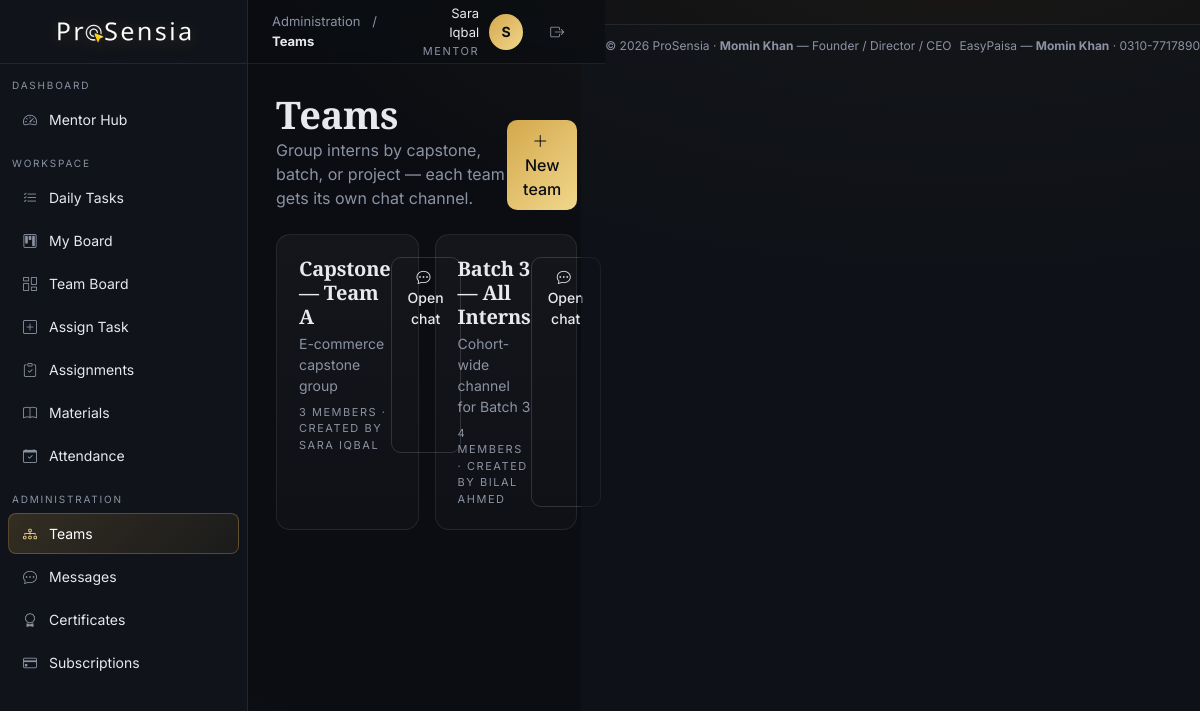
/shared/teams.php (signed in), run on an earlier commit of the app's database.
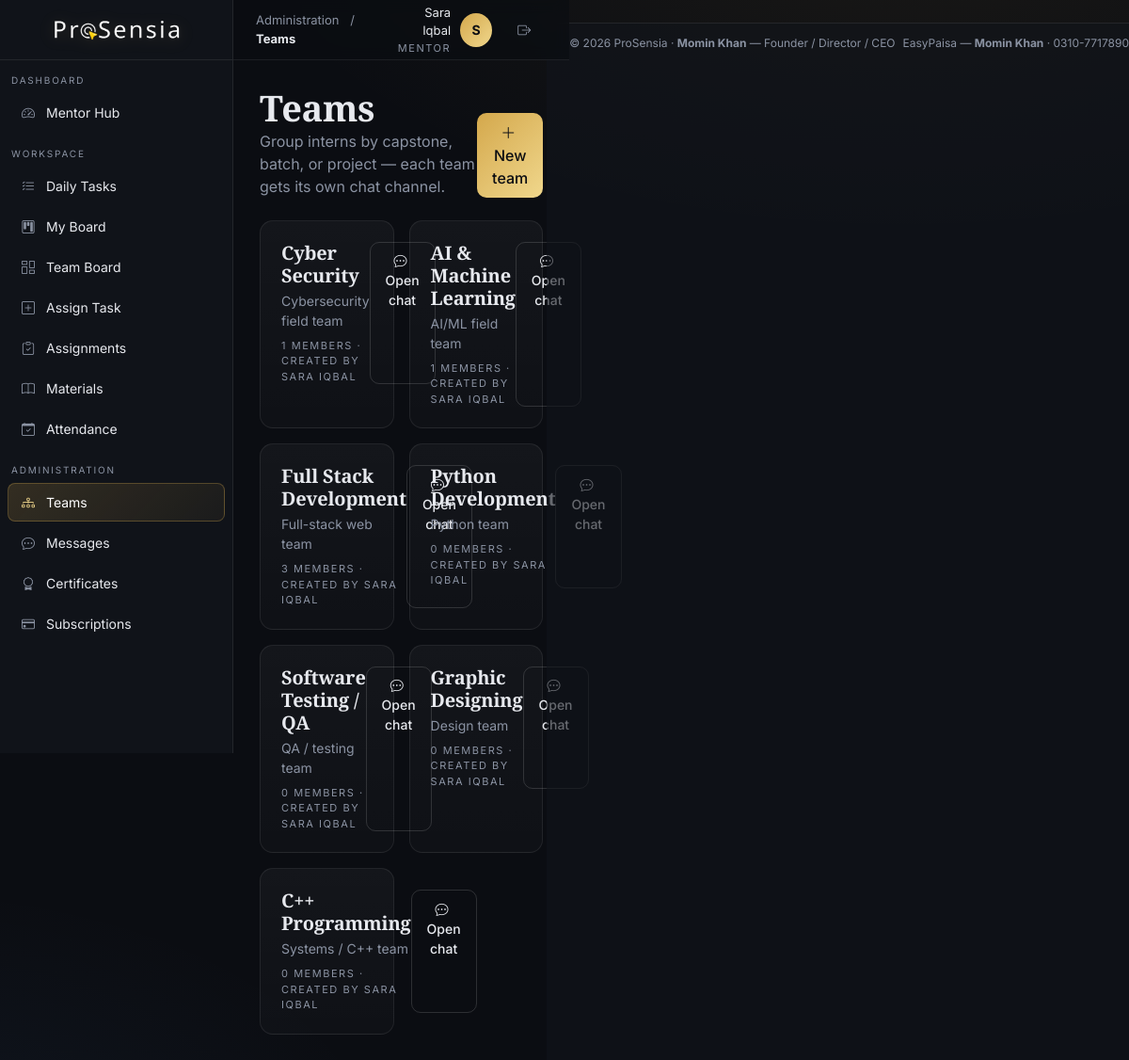
And on a later commit of the database.
### tables this page shows
CREATE TABLE teams (
  id INT AUTO_INCREMENT PRIMARY KEY,
  name VARCHAR(120) NOT NULL, description TEXT,
  created_by INT, created_at TIMESTAMP DEFAULT CURRENT_TIMESTAMP,
  FOREIGN KEY (created_by) REFERENCES users(id) ON DELETE SET NULL
);

CREATE TABLE users (
  id INT AUTO_INCREMENT PRIMARY KEY,
  name VARCHAR(120) NOT NULL,
  email VARCHAR(160) NOT NULL UNIQUE,
  password VARCHAR(255) NOT NULL,
  role ENUM('super_admin','management','mentor','intern') NOT NULL,
  status ENUM('pending','active','inactive','rejected') DEFAULT 'pending',
  created_at TIMESTAMP DEFAULT CURRENT_TIMESTAMP
);

### shared/teams.php (the view, shortened to what this page needs)
<?php
$page_title='Teams'; $page_section='Administration'; $page_label='Teams';
require __DIR__ . '/../includes/header.php';
$role = $user['role'];
$teams = $pdo->query('SELECT t.*, u.name AS creator, (SELECT COUNT(*) FROM team_members tm WHERE tm.team_id=t.id) AS member_count FROM teams t LEFT JOIN users u ON u.id=t.created_by ORDER BY t.created_at DESC')->fetchAll();
?>
<div class="d-flex justify-content-between align-items-end mb-4">
  <div><h1 class="serif" style="font-size:38px;margin:0">Teams</h1>
  <p class="muted mb-0">Group interns by capstone, batch, or project — each team gets its own chat channel.</p></div>
  <?php if (in_array($role,['super_admin','management','mentor'],true)): ?>
    <button class="btn btn-primary" data-bs-toggle="modal" data-bs-target="#newTeam"><i class="bi bi-plus-lg me-1"></i>New team</button>
  <?php endif; ?>
</div>
<div class="row g-3">
<?php foreach($teams as $t): ?>
  <div class="col-md-6">
    <div class="glass card-pad h-100">
      <div class="d-flex justify-content-between">
        <div>
          <h5 class="serif m-0"><?= e($t['name']) ?></h5>
          <p class="muted mt-1 mb-2" style="font-size:14px"><?= e($t['description']) ?></p>
          <div class="small-cap"><?= (int)$t['member_count'] ?> members · created by <?= e($t['creator']) ?></div>
        </div>
        <a class="btn btn-outline-light btn-sm" href="<?= base_url('shared/messages.php?ch=team:'.(int)$t['id']) ?>"><i class="bi bi-chat-dots me-1"></i>Open chat</a>
      </div>
    </div>
  </div>
<?php endforeach; ?>
</div>
<?php require __DIR__ . '/../includes/footer.php'; ?>

### includes/header.php (shortened to what this page needs)
<?php
require_once __DIR__ . '/auth.php';
$user = current_user();
$page_section = $page_section ?? 'Dashboard';
$page_label = $page_label ?? 'Overview';
?><!doctype html>
<html lang="en">
<head>
<link rel="icon" type="image/png" href="<?= fav_url() ?>">
<link href="https://cdn.jsdelivr.net/npm/bootstrap@5.3.3/dist/css/bootstrap.min.css" rel="stylesheet">
<link href="https://cdn.jsdelivr.net/npm/bootstrap-icons@1.11.3/font/bootstrap-icons.css" rel="stylesheet">
<link href="<?= base_url('assets/css/style.css') ?>?v=<?= time() ?>" rel="stylesheet">
</head>
<body>
<div class="app">
<?php require __DIR__ . '/sidebar.php'; ?>
<div class="main">
  <div class="topbar">
    <div class="crumb d-none d-sm-block"><?= e($page_section) ?> <span class="mx-2">/</span> <b><?= e($page_label) ?></b></div>
    <div class="user-chip">
      <div class="text-end d-none d-md-block">
        <div style="font-size:13px"><?= e($user['name']) ?></div>
        <div class="small-cap"><?= e(role_label($user['role'])) ?></div>
      </div>
      <?= avatar_html($user, 36) ?>
      <a href="<?= base_url('logout.php') ?>" class="btn btn-ghost btn-sm" title="Sign out"><i class="bi bi-box-arrow-right"></i></a>
    </div>
  </div>
  <div class="content">

### includes/sidebar.php (shortened to what this page needs)
<?php
$role = $user['role'];
$current = $_SERVER['SCRIPT_NAME'];
function nav_link($href, $icon, $label) {
  global $current;
  $abs = base_url($href);
  $active = basename($current) === basename($href) ? 'active' : '';
  echo '<a class="nav-link '.$active.'" href="'.$abs.'"><i class="bi '.$icon.'"></i><span>'.$label.'</span></a>';
}
?>
<aside class="sidebar">
  <div class="brand">
    <img src="<?= logo_url() ?>" alt="ProSensia" class="brand-logo">
  </div>
  <div class="nav-section">Dashboard</div>
  <?php if ($role==='mentor'): nav_link('mentor/index.php','bi-speedometer2','Mentor Hub'); endif; ?>
  <div class="nav-section">Workspace</div>
  <?php if (in_array($role,['intern','super_admin','mentor','management'],true)): nav_link('intern/tasks.php','bi-list-check','Daily Tasks'); endif; ?>
  <?php if (in_array($role,['intern','super_admin','mentor','management'],true)): nav_link('intern/board.php','bi-kanban','My Board'); endif; ?>
  <?php if ($role==='mentor' || $role==='super_admin'): nav_link('mentor/assign_task.php','bi-plus-square','Assign Task'); endif; ?>
  <?php if (in_array($role,['intern','super_admin','mentor'],true)): nav_link('intern/assignments.php','bi-clipboard-check','Assignments'); endif; ?>
  <div class="nav-section">Administration</div>
</aside>

### includes/auth.php (shortened to what this page needs)
<?php
require_once __DIR__ . '/connection.php';
function current_user() { return $_SESSION['user'] ?? null; }
function base_url($path = '') {
    $scriptDir = str_replace('\\','/', dirname($_SERVER['SCRIPT_NAME']));
    $folders = ['/admin','/management','/mentor','/intern','/shared','/api'];
    foreach ($folders as $f) {
        if (substr($scriptDir, -strlen($f)) === $f) { $scriptDir = substr($scriptDir, 0, -strlen($f)); break; }
    }
    if ($scriptDir === '' || $scriptDir === '.') $scriptDir = '/';
    return $scriptDir . ltrim($path, '/');
}
function role_label($role) {
    return ['super_admin'=>'Super Admin','management'=>'Management','mentor'=>'Mentor','intern'=>'Intern'][$role] ?? $role;
}
function e($s) { return htmlspecialchars((string)$s, ENT_QUOTES, 'UTF-8'); }
function setting($key, $default = '') {
    global $pdo;
    static $cache = null;
    if ($cache === null) {
        $cache = [];
        try {
            foreach ($pdo->query('SELECT k,v FROM settings') as $r) { $cache[$r['k']] = $r['v']; }
        } catch (Exception $ex) {}
    }
    return $cache[$key] ?? $default;
}
function logo_url() {
    $p = setting('logo_path', 'assets/img/prosensia-logo.png');
    return base_url($p);
}
function fav_url() {
    $p = setting('fav_path', '');
    if (!$p) $p = setting('logo_path', 'assets/img/prosensia-logo.png');
    return base_url($p);
}
function avatar_path_for($uid) {
    global $pdo;
    static $cache = [];
    if (!array_key_exists($uid, $cache)) {
        try {
            $s = $pdo->prepare('SELECT avatar_path FROM profiles WHERE user_id=?');
            $s->execute([$uid]);
            $cache[$uid] = (string)($s->fetchColumn() ?: '');
        } catch (Exception $ex) { $cache[$uid] = ''; }
    }
    return $cache[$uid];
}
function avatar_html($u, $size = 36) {
    $av = avatar_path_for((int)$u['id']);
    $sz = (int)$size;
    return '<div class="avatar" style="width:'.$sz.'px;height:'.$sz.'px;line-height:'.$sz.'px;font-size:'.max(11,intval($sz*0.4)).'px">'
         . e(strtoupper(substr($u['name'],0,1))).'</div>';
}
function founder_name() { return 'Momin Khan'; }
function founder_title() { return 'Founder / Director / CEO'; }

### includes/footer.php (shortened to what this page needs)
  </div>
</div>
<footer class="app-footer">
  <div class="d-flex flex-wrap align-items-center justify-content-between gap-2">
    <div class="muted" style="font-size:12px">
      © <?= date('Y') ?> ProSensia · <b><?= e(founder_name()) ?></b> — <?= e(founder_title()) ?>
    </div>
    <div class="muted" style="font-size:12px">
      EasyPaisa — <b>Momin Khan</b> · 0310-7717890
    </div>
  </div>
</footer>
</div>
</body></html>

### assets/css/style.css (style rules this page uses)
:root { --bg:#0b0d12; --surface:#11141b; --surface-2:#161a23; --border:rgba(255,255,255,.08); --border-strong:rgba(255,255,255,.14); --text:#e7e9ee; --muted:#8b93a3; --primary:#d4a84c; --primary-glow:#f0d78c; --primary-fg:#0b0d12; --success:#34d399; --warning:#fbbf24; --danger:#f87171; --info:#60a5fa; }
* { box-sizing:border-box }
html,body { background:var(--bg);color:var(--text);font-family:'Inter',system-ui,sans-serif;min-height:100vh;-webkit-font-smoothing:antialiased }
body { background: radial-gradient(1200px 600px at 80% -10%,rgba(212,168,76,.08),transparent 60%), radial-gradient(900px 500px at -10% 110%,rgba(96,165,250,.06),transparent 60%), var(--bg); }
h1,h2,h3,h4,h5,.serif { font-family:'Cormorant Garamond','Playfair Display',Georgia,serif;font-weight:600;letter-spacing:-.01em }
a { color:var(--primary-glow);text-decoration:none }
.app { display:flex;min-height:100vh }
.sidebar { width:248px;background:rgba(17,20,27,.96);border-right:1px solid var(--border);position:sticky;top:0;height:100vh;overflow-y:auto;backdrop-filter:blur(10px);z-index:50;transition:transform .25s ease }
.sidebar .brand { height:64px;padding:0 14px;border-bottom:1px solid var(--border);display:flex;align-items:center;justify-content:center }
.sidebar .brand-logo { max-height:36px;max-width:160px;width:auto;height:auto;display:block;filter:drop-shadow(0 2px 8px rgba(212,168,76,.2)) }
.sidebar .nav-section { padding:14px 12px 4px;font-size:10px;letter-spacing:.18em;color:var(--muted);text-transform:uppercase }
.sidebar .nav-link { display:flex;align-items:center;gap:10px;padding:9px 12px;margin:2px 8px;color:var(--text);border-radius:8px;font-size:14px;border:1px solid transparent }
.sidebar .nav-link.active { background:linear-gradient(135deg,rgba(212,168,76,.18),rgba(212,168,76,.06));border-color:rgba(212,168,76,.3);color:#fff }
.sidebar .nav-link i { width:18px;text-align:center;color:var(--muted) }
.sidebar .nav-link.active i { color:var(--primary-glow) }
.main { flex:1;min-width:0;display:flex;flex-direction:column }
.topbar { min-height:64px;border-bottom:1px solid var(--border);padding:0 16px;display:flex;align-items:center;justify-content:space-between;gap:12px;background:rgba(11,13,18,.7);backdrop-filter:blur(8px);position:sticky;top:0;z-index:10 }
.topbar .crumb { color:var(--muted);font-size:13px }
.topbar .crumb b { color:var(--text) }
.topbar .user-chip { display:flex;align-items:center;gap:10px }
.topbar .avatar { width:34px;height:34px;border-radius:50%;background:linear-gradient(135deg,var(--primary),var(--primary-glow));color:var(--primary-fg);display:grid;place-items:center;font-weight:700 }
.content { padding:20px;max-width:1400px;width:100% }
@media (min-width:768px) { .content { padding:28px } }
@media (min-width:768px) { .topbar { padding:0 24px } }
.glass { background:linear-gradient(180deg,rgba(255,255,255,.04),rgba(255,255,255,.02));border:1px solid var(--border);border-radius:14px }
.card-pad { padding:18px }
@media (min-width:768px) { .card-pad { padding:22px } }
.btn { border-radius:10px;font-weight:500;padding:.55rem 1rem;transition:all .2s }
.btn-primary { background:linear-gradient(135deg,var(--primary),var(--primary-glow));border:none;color:var(--primary-fg) }
.btn-outline-light { border:1px solid var(--border-strong);color:var(--text);background:transparent }
.btn-ghost { background:transparent;color:var(--muted);border:1px solid transparent }
.muted { color:var(--muted) }
.small-cap { font-size:11px;letter-spacing:.14em;text-transform:uppercase;color:var(--muted) }
.app-footer { margin:24px -24px -24px;padding:12px 24px;border-top:1px solid var(--border);background:rgba(17,20,27,.6);color:var(--muted) }

What changed in the data, as far as the page shows it:
changed teams: name "Capstone — Team A" → "Cyber Security"; description "E-commerce capstone group" → "Cybersecurity field team"; member_count "3" → "1"
changed teams: name "Batch 3 — All Interns" → "AI & Machine Learning"; description "Cohort-wide channel for Batch 3" → "AI/ML field team"; member_count "4" → "1"; created_by.name "BILAL AHMED" → "SARA IQBAL"
added teams: name "Full Stack Development", description "Full-stack web team", member_count "3", created_by.name "SARA IQBAL"
added teams: name "Python Development", description "Python team", member_count "0", created_by.name "SARA IQBAL"
added teams: name "Software Testing / QA", description "QA / testing team", member_count "0", created_by.name "SARA IQBAL"
added teams: name "Graphic Designing", description "Design team", member_count "0", created_by.name "SARA IQBAL"
added teams: name "C++ Programming", description "Systems / C++ team", member_count "0", created_by.name "SARA IQBAL"
